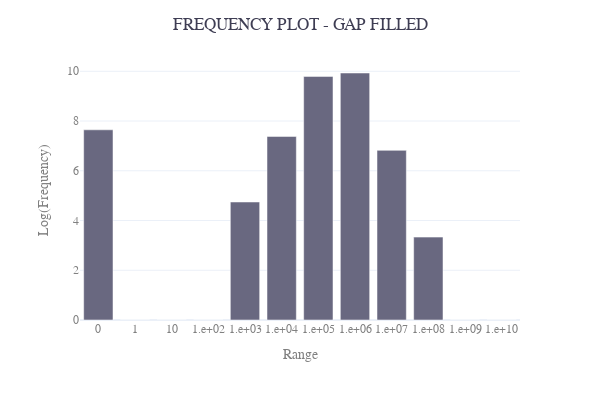

Source (notebook cell):
### Markdown cell above
# Step 2: Imputation

<p style='text-align: justify;'> For several reasons, real world datasets might have some missing values in it, in the form of NA, NANs or 0s. Eventhough the gapfilling step of MZmine fills the missing values, we still end up with some missing values or 0s in our feature table. This could be problematic for statistical analysis. </p> 
<p style='text-align: justify;'> In order to have a better dataset, we cannot simply discard those rows or columns with missing values as we will lose a chunk of our valuable data. Instead we can try imputing those missing values. Imputation involves replacing the missing values in the data with a meaningful, reasonable guess. There are several methods, such as: </p> 
  
1) Mean imputation (replacing the missing values in a column with the mean or average of the column)  
2) Replacing it with the most frequent value  
3) Several other machine learning imputation methods such as k-nearest neighbors algorithm(k-NN), Hidden Markov Model(HMM)

Here, we use ft and see the frquency distribution of its features with a plot. It shows where the features are present in higher number.

### Code cell
bins, bins_label, a = [-1, 0, 1, 10], ['-1','0', "1", "10"], 2

while a<=10:
    bins_label.append(np.format_float_scientific(10**a))
    bins.append(10**a)
    a+=1

freq_table = pd.DataFrame(bins_label)
frequency = pd.DataFrame(np.array(np.unique(np.digitize(blank_removal.to_numpy(), bins, right=True), return_counts=True)).T).set_index(0)
freq_table = pd.concat([freq_table,frequency], axis=1).fillna(0).drop(0)
freq_table.columns = ['Range', 'Frequency']
freq_table['Log(Frequency)'] = np.log(freq_table['Frequency']+1)

# get the lowest intensity (that is not zero) as a cutoff LOD value
cutoff_LOD = round(blank_removal.replace(0, np.nan).min(numeric_only=True).min())
print(f"The minimum value greater than 0 in gap-filled table: {cutoff_LOD}")

fig = px.bar(freq_table, x="Range", y="Log(Frequency)", template="plotly_white",  width=600, height=400)

fig.update_traces(marker_color="#696880")
fig.update_layout(font={"color":"grey", "size":12, "family":"Sans"},
                  title={"text":"FREQUENCY PLOT - GAP FILLED", 'x':0.5, "font_color":"#3E3D53"})

### Figure 1 — Plotly figure (JSON) as saved in the notebook; plotly's stock layout.template omitted (floating-point values rounded to 4 significant figures)
{"data": [{"alignmentgroup": "True", "hovertemplate": "Range=%{x}<br>Log(Frequency)=%{y}<extra></extra>", "legendgroup": "", "marker": {"color": "#696880", "pattern": {"shape": ""}}, "name": "", "offsetgroup": "", "orientation": "v", "showlegend": false, "textposition": "auto", "type": "bar", "x": ["0", "1", "10", "1.e+02", "1.e+03", "1.e+04", "1.e+05", "1.e+06", "1.e+07", "1.e+08", "1.e+09", "1.e+10"], "xaxis": "x", "y": [7.647, 0, 0, 0, 4.745, 7.381, 9.794, 9.931, 6.821, 3.332, 0, 0], "yaxis": "y"}], "layout": {"barmode": "relative", "font": {"color": "grey", "family": "Sans", "size": 12}, "height": 400, "legend": {"tracegroupgap": 0}, "margin": {"t": 60}, "title": {"font": {"color": "#3E3D53"}, "text": "FREQUENCY PLOT - GAP FILLED", "x": 0.5}, "width": 600, "xaxis": {"anchor": "y", "autorange": true, "domain": [0, 1], "range": [-0.5, 11.5], "title": {"text": "Range"}, "type": "category"}, "yaxis": {"anchor": "x", "autorange": true, "domain": [0, 1], "range": [0, 10.45], "title": {"text": "Log(Frequency)"}, "type": "linear"}}}
